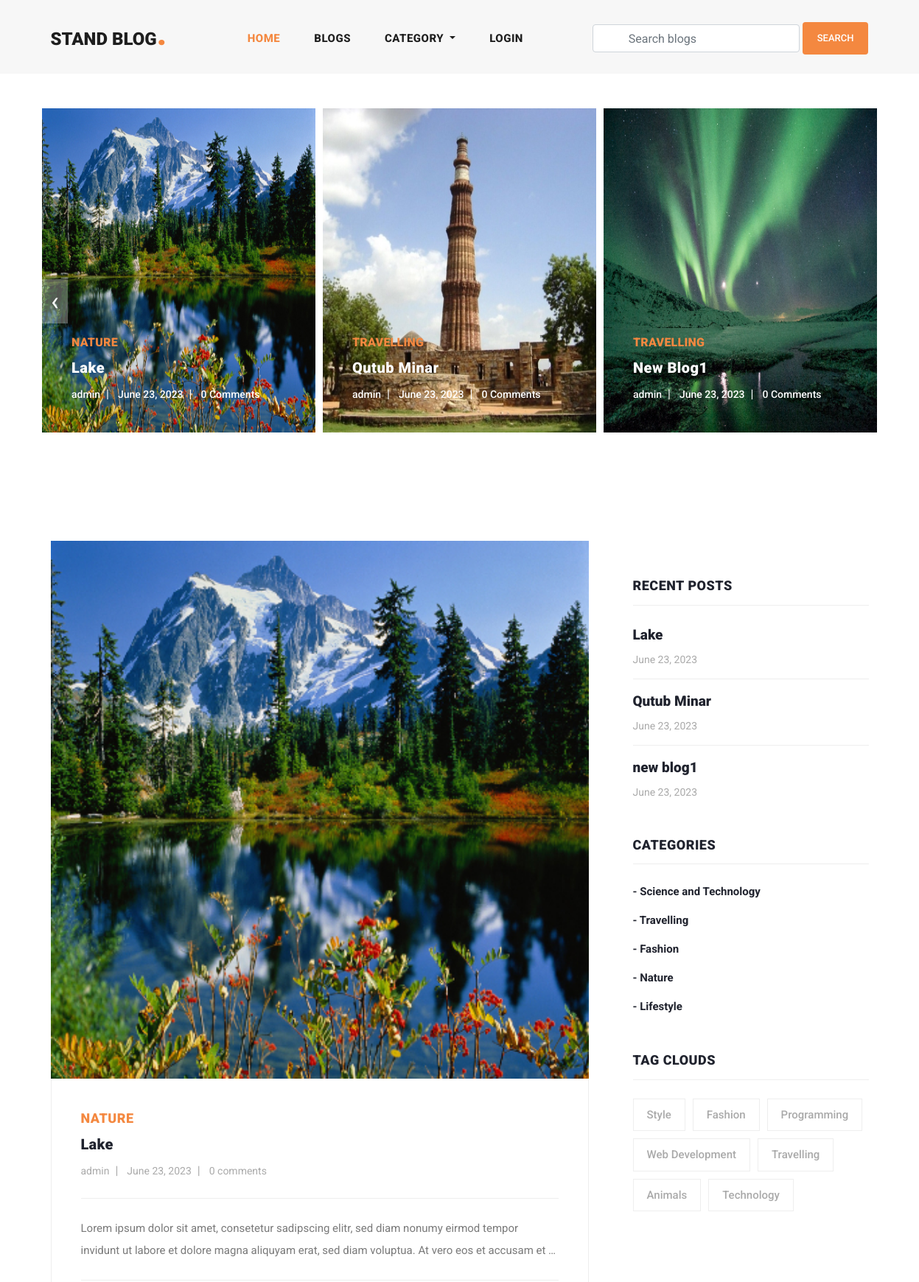
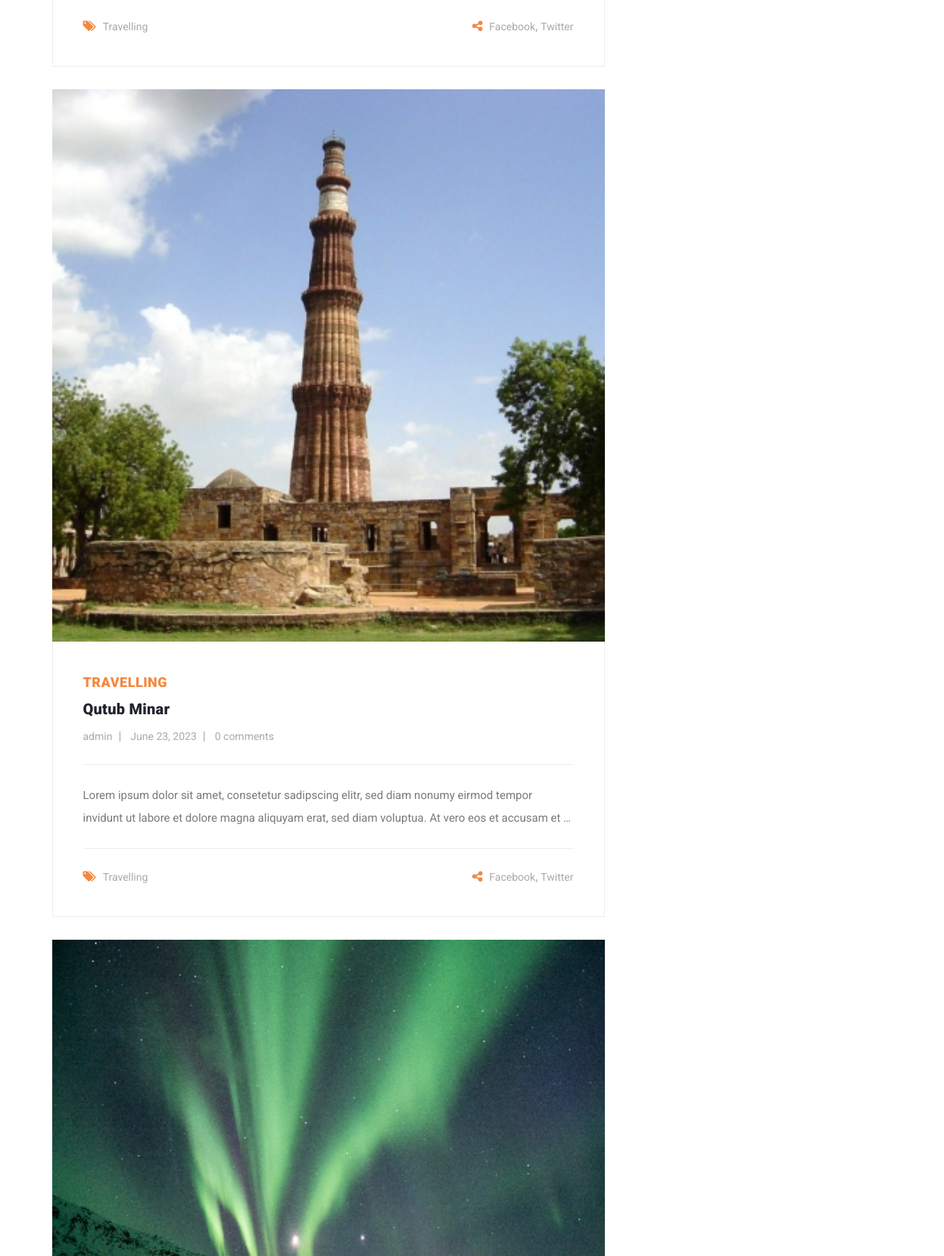
The page / (upper part) on the database its author committed (2 pictures, top to bottom).
### blog/models.py (models this page shows, shortened)
class Blog(models.Model):
    user = models.ForeignKey(
        User,
        related_name='user_blogs',
        on_delete=models.CASCADE
    )
    category = models.ForeignKey(
        Category,
        related_name='category_blogs',
        on_delete=models.CASCADE
    )
    tags = models.ManyToManyField(
        Tag,
        related_name='tag_blogs',
        blank=True
    )
    likes = models.ManyToManyField(
        User,
        related_name='user_likes',
        blank=True
    )
    title = models.CharField(
        max_length=250
    )
    slug = models.SlugField(null=True, blank=True)
    banner = models.ImageField(upload_to='blog_banners')
    description = models.TextField()
    created_date = models.DateField(auto_now_add=True)

class Category(models.Model):
    title = models.CharField(max_length=150, unique=True)
    slug = models.SlugField(null=True, blank=True)
    created_date = models.DateField(auto_now_add=True)
    def __str__(self) -> str:
        return self.title

class Tag(models.Model):
    title = models.CharField(max_length=150)
    slug = models.SlugField(null=True, blank=True)
    created_date = models.DateField(auto_now_add=True)

### user_profile/models.py (models this page shows, shortened)
class User(AbstractUser):
    email = models.EmailField(
        max_length=150,
        unique=True,
        error_messages={
            "unique": "The email must be unique"
        }
    )
    profile_image = models.ImageField(
        null=True,
        blank=True,
        upload_to="profile_images"
    )
    REQUIRED_FIELDS = ["email"]
    objects = CustomUserManager()

### blog/views.py (the view)
# urls.py: path('', home, name='home'),
def home(request):
    blogs = Blog.objects.order_by('-created_date')
    tags = Tag.objects.order_by('-created_date')
    context = {
        "blogs": blogs,
        "tags": tags
    }
    return render(request, 'home.html', context)

### blog/context_processors.py (called while the page is built)
def get_all_categories(request):
    categories = Category.objects.all()
    context = {
        "categories": categories
    }
    return context

### templates/home.html (shortened to what this page needs)
{% extends 'base.html' %}
{% load static %}
{% block content %}
{% include 'banner.html' %}
<section class="blog-posts">
    <div class="container">
        <div class="row">
            <div class="col-lg-8">
                <div class="all-blog-posts">
                    <div class="row">
                        {% for blog in blogs|slice:"3" %}
                        <div class="col-lg-12">
                            <div class="blog-post">
                                <div class="blog-thumb">
                                    <img src="{{blog.banner.url}}" alt="">
                                </div>
                                <div class="down-content">
                                    <span>{{blog.category}}</span>
                                    <a href="#">
                                        <h4>{{blog.title}}</h4>
                                    </a>
                                    <ul class="post-info">
                                        <li><a href="#">{{blog.user.username}}</a></li>
                                        <li><a href="#">{{blog.created_date}}</a></li>
                                        <li><a href="#">{{blog.blog_comments.all.count}} comments</a></li>
                                    </ul>
                                    <p>{{blog.description|truncatewords:30}}</p>
                                    <div class="post-options">
                                        <div class="row">
                                            <div class="col-6">
                                                <ul class="post-tags">
                                                    <li><i class="fa fa-tags"></i></li>
                                                    {% if blog.tags.all.count > 0 %}
                                                    {% for tag in blog.tags.all %}
                                                    <li><a href="#">{{tag.title}}</a></li>
                                                    {% endfor %}
                                                    {% endif %}
                                                </ul>
                                            </div>
                                            <div class="col-6">
                                                <ul class="post-share">
                                                    <li><i class="fa fa-share-alt"></i></li>
                                                    <li><a href="#">Facebook</a>,</li>
                                                    <li><a href="#"> Twitter</a></li>
                                                </ul>
                                            </div>
                                        </div>
                                    </div>
                                </div>
                            </div>
                        </div>
                        {% endfor %}
                    </div>
                </div>
            </div>
            {% include 'sidebar.html' %}
        </div>
    </div>
</section>
{% endblock content %}

### templates/banner.html
{% load static %}
<div class="main-banner header-text">
    <div class="container-fluid">
        <div class="owl-banner owl-carousel">
            {% for blog in blogs|slice:"8" %}
            <div class="item">
                <img src="{{blog.banner.url}}" alt="">
                <div class="item-content">
                    <div class="main-content">
                        <div class="meta-category">
                            <span>{{blog.category}}</span>
                        </div>
                        <a href="#">
                            <h4>{{blog.title}}</h4>
                        </a>
                        <ul class="post-info">
                            <li><a href="#">{{blog.user.username}}</a></li>
                            <li><a href="#">{{blog.created_date}}</a></li>
                            <li><a href="#">{{blog.blog_comments.all.count}} Comments</a></li>
                        </ul>
                    </div>
                </div>
            </div>
            {% endfor %}
        </div>
    </div>
</div>

### templates/sidebar.html
<div class="col-lg-4">
    <div class="sidebar">
        <div class="row">
            <div class="col-lg-12">
                <div class="sidebar-item recent-posts">
                    <div class="sidebar-heading">
                        <h2>Recent Posts</h2>
                    </div>
                    <div class="content">
                        <ul>
                            {% for blog in blogs|slice:"3" %}
                            <li><a href="#">
                                    <h5>{{blog.title}}</h5>
                                    <span>{{blog.created_date}}</span>
                                </a></li>
                            {% endfor %}
                        </ul>
                    </div>
                </div>
            </div>
            <div class="col-lg-12">
                <div class="sidebar-item categories">
                    <div class="sidebar-heading">
                        <h2>Categories</h2>
                    </div>
                    <div class="content">
                        <ul>
                            {% for category in categories %}
                            <li><a href="{% url 'category_blogs' category.slug %}">- {{category.title}}</a></li>
                            {% endfor %}
                        </ul>
                    </div>
                </div>
            </div>
            <div class="col-lg-12">
                <div class="sidebar-item tags">
                    <div class="sidebar-heading">
                        <h2>Tag Clouds</h2>
                    </div>
                    <div class="content">
                        <ul>
                            {% for tag in tags %}
                            <li><a href="{% url 'tag_blogs' tag.slug %}">{{tag.title}}</a></li>
                            {% endfor %}
                        </ul>
                    </div>
                </div>
            </div>
        </div>
    </div>
</div>

### assets/css/main.css (style rules this page uses)
.owl-banner { padding: 47px !important; }
.owl-carousel .owl-item img { height: 440px !important; }

### rows shown on the page
Blog: banner (picture), category "NATURE", title "Lake", user.username "admin", created_date "June 23, 2023", blog_comments.all.count "0", description "Lorem ipsum dolor sit amet, consetetur sadipscing elitr, sed diam nonumy eirmod tempor invidunt ut labore et dolore magna aliquyam erat, sed diam voluptua. At vero eos et accusam et …"
Blog: banner (picture), category "TRAVELLING", title "Qutub Minar", user.username "admin", created_date "June 23, 2023", blog_comments.all.count "0", description "Lorem ipsum dolor sit amet, consetetur sadipscing elitr, sed diam nonumy eirmod tempor invidunt ut labore et dolore magna aliquyam erat, sed diam voluptua. At vero eos et accusam et …"
Blog: banner (picture), category "TRAVELLING", title "New Blog1", user.username "admin", created_date "June 23, 2023", blog_comments.all.count "0", title "new blog1"
Tag: title "Travelling"
Category: title "Science and Technology"
Category: title "Travelling"
Category: title "Fashion"
Category: title "Nature"
Category: title "Lifestyle"
Tag: title "Style"
Tag: title "Fashion"
Tag: title "Programming"
Tag: title "Web Development"
Tag: title "Animals"
Tag: title "Technology"
